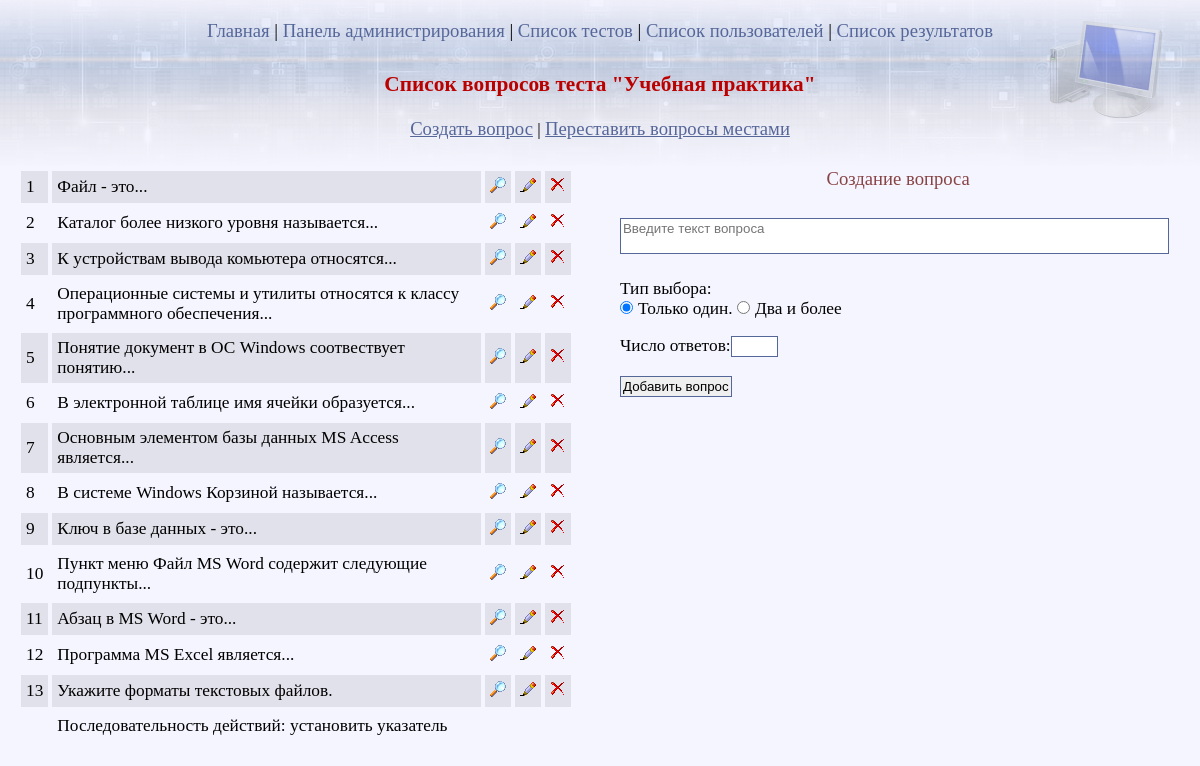
The page /admin/test_edit.php?editid=1&variant=1 (signed in) on the database its author committed.
### tables this page shows
CREATE TABLE IF NOT EXISTS `test_list` (
  `ID` int(11) NOT NULL AUTO_INCREMENT,
  `TESTNAME` varchar(255) NOT NULL,
  `TESTTABLE` varchar(255) NOT NULL,
  `TESTPASS` varchar(255) NOT NULL,
  `BALL5` int(3) NOT NULL,
  `BALL4` int(2) NOT NULL,
  `BALL3` int(2) NOT NULL,
  `TESTGROUPS` varchar(255) NOT NULL,
  `TESTMODE` varchar(255) NOT NULL,
  `TESTDATE` date NOT NULL,
  `TESTVARIANT` int(5) NOT NULL,
  `TESTCOUNT` int(5) NOT NULL,
  PRIMARY KEY (`ID`)
);

CREATE TABLE IF NOT EXISTS `test1_1` (
  `ID` int(11) NOT NULL AUTO_INCREMENT,
  `QUESTION` varchar(255) NOT NULL,
  `ANSWERS` text NOT NULL,
  `SELECTTYPE` varchar(15) NOT NULL,
  PRIMARY KEY (`ID`)
);

### admin/test_edit.php (the view, shortened to what this page needs)
<!DOCTYPE HTML PUBLIC "-//W3C//DTD HTML 4.01//EN"  "http://www.w3.org/TR/html4/strict.dtd">
<html>
<head>
<link href="../style.css" rel="stylesheet" type="text/css" />
<?php
$table_to_find = substr($_SESSION['test_table'], 0, -2);
$load_test_name = mysql_query ("SELECT * FROM `TEST_LIST` WHERE `TESTTABLE` = '".$table_to_find."'") or die ("капец");
$test_name = mysql_fetch_assoc ($load_test_name);
?>
</head>
<body style='overflow:hidden; overflow-x:hidden; overflow-y:hidden;'>
<div id='pict_box'></div>
<div id='header_menu'>
	<a href='test_edit.php?close=1'>Главная</a> |
	<a href="../admin.php">Панель администрирования</a> |
	<a href="test_list.php">Список тестов</a> |
	<a href="user_list.php">Список пользователей</a> |
	<a href="result_list.php">Список результатов</a>
</div>
<div id='content'>
<?
echo "<h3>Список вопросов теста &quot;".$test_name['TESTNAME']."&quot;".$view_var_num."</h3>";
?>
	<div id='action_header'>
		<a href='test_edit.php'>Cоздать вопрос</a> |
		<a href='test_edit.php?move_quest=1'>Переставить вопросы местами</a>
	</div>
</div>
<div id='left_big_block'>
<?
$load_test = mysql_query("SELECT * FROM `".$_SESSION['test_table']."` ORDER BY ID") or die ("эпик фейл");
if (mysql_num_rows($load_test)>0)
{
	echo "
	<form name='choose_test' method='POST'>
	<div id='left_content_block'
		height:600px;
		clear:both;'>
	<table cellpadding='5'  cellspacing='2' width='100%'>
	";
	$i=1;
	while ($answer = mysql_fetch_assoc($load_test))
	{
		if ( ($i % 2) == 0)
		{
			$tr_color = "bgcolor='#F5F5FF'";
		}
		else
		{
			$tr_color = "bgcolor='#E1E1EB'";
		}
		if (($_GET['showid'] == $answer['ID']) || ($_GET['editquestid'] == $answer['ID']))
		{
			$td_th_selector = 'th';
		}
		else
		{
			$td_th_selector = 'td';
		}
		echo "
		<tr ".$tr_color."  >
			<".$td_th_selector.">".$i."</".$td_th_selector.">
			<".$td_th_selector." width='100%'>".$answer['QUESTION']."</".$td_th_selector.">";
		if (isset($_GET['move_quest']))
		{
			echo "
			<".$td_th_selector." align=center  ><input type='radio' name='move_first_pos' value='".$answer['ID']."'></".$td_th_selector.">
			<".$td_th_selector." align=center ><input type='radio' name='move_second_pos' value='".$answer['ID']."'></".$td_th_selector.">
			";
		}
		else
		{
			echo "
			<".$td_th_selector." ><a title='Показать ответы' href='test_edit.php?showid=".$answer['ID']."&viewid=".$i."'><img src='../images/buttons/show_btn.png' alt='Показать ответы'></a></".$td_th_selector.">
			<".$td_th_selector." ><a title='Редактировать вопрос и ответы' href='test_edit.php?editquestid=".$answer['ID']."&viewid=".$i."'><img src='../images/buttons/edit_btn.png' alt='Редактировать'></a></".$td_th_selector.">
			<".$td_th_selector." ><a title='Удалить вопрос' href='test_edit.php?deleteid=".$answer['ID']."'><img src='../images/buttons/delete_btn.png'  alt='Удалить вопрос'></a></".$td_th_selector."></".$td_th_selector.">
				";
		}
		echo "</tr>";
		$i++;
	}
	echo "</table>";
	echo "</div>";
	echo "</div>";
}
else
{
	echo "<h4 class='header_title' align='center'>В тесте еще нет ни одного вопроса</h4>";
	echo "</div>";
	echo "</div>";
}
echo "<div id='right_main_block'>";
if (!isset($_GET['showid']) && !isset($_GET['editquestid']) && !isset($_GET['move_quest']) && $_SESSION['validate_create_part1'] != true)
{
	echo "
	<div id='right_small_block'>
	<form name='create_quest' method='post'>
	<div id='action_header'><h4 class='header_title' align='center'>Создание вопроса</h4></div>";
	$view_quest = $view_ansnum = $check_checkbox = '';
	$check_radio = 'checked=checked';
	if ($_SESSION['validate_create_part1'] == false)
	{
		$view_quest = $_POST['question'];
		$view_ansnum = $_POST['answernum'];
	}
	echo "
		<textarea rows='2' cols='50' name='question' placeholder='Введите текст вопроса'>".$view_quest."</textarea>
		<p title='Сколько правильных ответов будет в вопросе'>Тип выбора:<br><font title='Выберите если на вопрос существует только один ответ'>
		<input type='radio' name='selecttype' value='radio' ".$check_radio.">Только один.</font>
		<font title='Выберите если на вопрос существует больше одного ответа'><input type='radio' name='selecttype' value='check' ".$check_checkbox.">Два и более<br></font>
		</p>
		<p title='Сколько всего ответов будет в вопросе'>Число ответов:<input type='text' name='answernum' size='3' value='".$view_ansnum."'></p>
		<input type='submit' name='add_quest' value='Добавить вопрос'>
	</form>";
	echo "</div>";
}
?>
</body>
</html>

### style.css (style rules this page uses)
body { font-size: 13pt; background: #F5F5FF url(images/plate3.png) repeat-x; }
html { overflow:hidden; }
a img { border: 0; text-align:center; }
h3 { text-decoration: none; font-weight:bold; color: #bb0000; font-size:16pt; text-align:center; width:100%; padding: 0px 0; }
h4 { text-decoration: none; font-size:14pt; font-weight:normal; color: #884444; margin:5px 0; padding:0; }
a { text-decoration: underline; font-size:14pt; color: #556699; text-align: center; }
table { border:0; border-color:#F5F5FF; }
textarea { outline: none; -moz-appearance: none; border: 1px solid #556699; padding: 2px; margin: 0 0 2px 0; overflow-x:hidden; font-family: sans-serif; resize: none; }
input { outline: none; margin: 0 0 2px 0; -moz-appearance: none; border: 1px solid #556699; padding: 2px; margin-right: 5px; }
#content { clear:both; text-align:center; padding:0; margin:0; width:100%; }
#header_menu { float:left; clear: both; padding: 12px 0 2px 0; margin: 0; width:100%; height:50px; font-size:14pt; text-align:center; text-decoration: none; font-size:14pt; color: #000 }
#header_menu a { text-decoration: none; color: #556699; }
#action_header { height:40px; width:100%; padding:0 0px 5px 0px; margin:0 0px 5px 0px; overflow:hidden; text-align: center; }
#left_content_block { float:left; overflow:auto; width:100%; scrollbar-3dlight-color: #F5F5FF; scrollbar-arrow-color: #F5F5FF; scrollbar-base-color: #F5F5FF; scrollbar-darkshadow-color: #F5F5FF; scrollbar-face-color: #F5F5FF; scrollbar-highlight-color: #F5F5FF; scrollbar-shadow-color: #F5F5FF; scrollbar-track-color: #F5F5FF; }
#right_main_block { float:right; width:47%; margin: 0 10px 0 0; }
#right_small_block { float: right; width: 100%; padding: 0% 1% 1% 1%; margin: 0 0 1% 0; }
#left_big_block { float:left; width:47%; margin: 0 0 0 10px; }
.header_title { margin: 0; padding: 0; }
#pict_box { position: absolute; right: 3%; top:20px; width:95px; height:80px; overflow: hidden; background:url(images/comp.png); text-align:left; padding:10px; }

### admin/test_edit.php (style rules this page uses)
#left_content_block { float:left; overflow:auto; width:100%; height:780px; }
TD { border: 1px solid #F5F5FF; }

### rows shown on the page
test_list: TESTNAME "Учебная практика"
test1_1: QUESTION "Файл - это..."
test1_1: QUESTION "Каталог более низкого уровня называется..."
test1_1: QUESTION "К устройствам вывода комьютера относятся..."
test1_1: QUESTION "Операционные системы и утилиты относятся к классу программного обеспечения..."
test1_1: QUESTION "Понятие документ в ОС Windows соотвествует понятию..."
test1_1: QUESTION "В электронной таблице имя ячейки образуется..."
test1_1: QUESTION "Основным элементом базы данных MS Access является..."
test1_1: QUESTION "В системе Windows Корзиной называется..."
test1_1: QUESTION "Ключ в базе данных - это..."
test1_1: QUESTION "Пункт меню Файл MS Word содержит следующие подпункты..."
test1_1: QUESTION "Абзац в MS Word - это..."
test1_1: QUESTION "Программа MS Excel является..."
test1_1: QUESTION "Укажите форматы текстовых файлов."
test1_1: QUESTION "Последовательность действий: установить указатель…"
